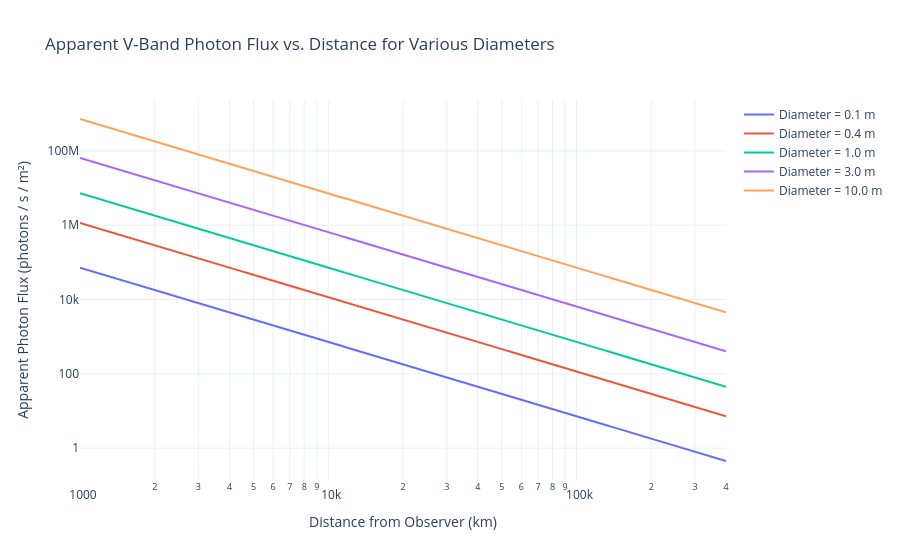
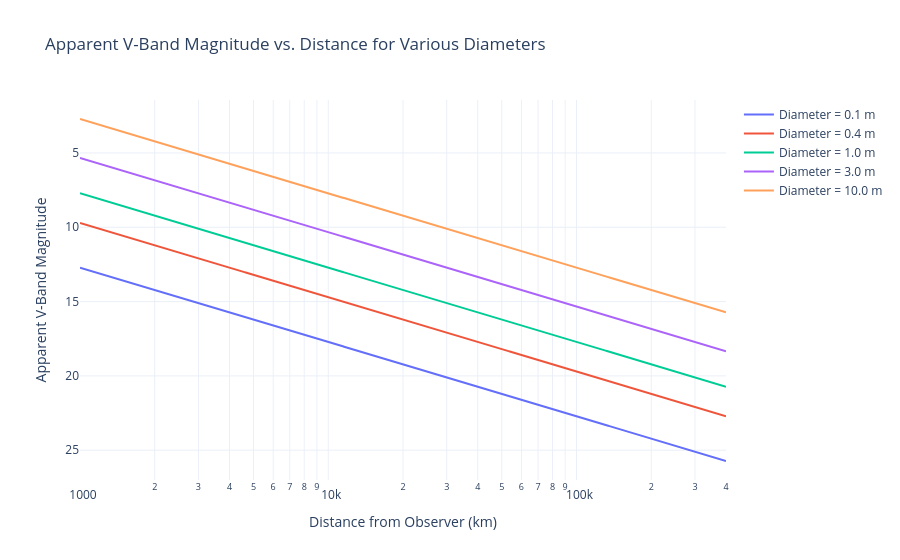

These figures' notebook cell, in order:
### Code cell
%run plot_satellite_brighness.py

### Figure 1 — Plotly figure (JSON) as saved in the notebook; plotly's stock layout.template omitted (floating-point values rounded to 4 significant figures; data arrays with more than 128 entries replaced by an {"elided": "..."} marker saying what was removed)
{"data": [{"mode": "lines", "name": "Diameter = 0.1 m", "type": "scatter", "x": {"elided": "500 float values"}, "y": {"elided": "500 float values"}}, {"mode": "lines", "name": "Diameter = 0.4 m", "type": "scatter", "x": {"elided": "500 float values"}, "y": {"elided": "500 float values"}}, {"mode": "lines", "name": "Diameter = 1.0 m", "type": "scatter", "x": {"elided": "500 float values"}, "y": {"elided": "500 float values"}}, {"mode": "lines", "name": "Diameter = 3.0 m", "type": "scatter", "x": {"elided": "500 float values"}, "y": {"elided": "500 float values"}}, {"mode": "lines", "name": "Diameter = 10.0 m", "type": "scatter", "x": {"elided": "500 float values"}, "y": {"elided": "500 float values"}}], "layout": {"autosize": true, "title": {"text": "Apparent V-Band Photon Flux vs. Distance for Various Diameters"}, "xaxis": {"autorange": true, "range": [3.0, 5.602], "title": {"text": "Distance from Observer (km)"}, "type": "log"}, "yaxis": {"autorange": true, "range": [-0.8577, 9.369], "title": {"text": "Apparent Photon Flux (photons / s / m²)"}, "type": "log"}}}

### Figure 2 — Plotly figure (JSON) as saved in the notebook; plotly's stock layout.template omitted (floating-point values rounded to 4 significant figures; data arrays with more than 128 entries replaced by an {"elided": "..."} marker saying what was removed)
{"data": [{"mode": "lines", "name": "Diameter = 0.1 m", "type": "scatter", "x": {"elided": "500 float values"}, "y": {"elided": "500 float values"}}, {"mode": "lines", "name": "Diameter = 0.4 m", "type": "scatter", "x": {"elided": "500 float values"}, "y": {"elided": "500 float values"}}, {"mode": "lines", "name": "Diameter = 1.0 m", "type": "scatter", "x": {"elided": "500 float values"}, "y": {"elided": "500 float values"}}, {"mode": "lines", "name": "Diameter = 3.0 m", "type": "scatter", "x": {"elided": "500 float values"}, "y": {"elided": "500 float values"}}, {"mode": "lines", "name": "Diameter = 10.0 m", "type": "scatter", "x": {"elided": "500 float values"}, "y": {"elided": "500 float values"}}], "layout": {"autosize": true, "title": {"text": "Apparent V-Band Magnitude vs. Distance for Various Diameters"}, "xaxis": {"autorange": true, "range": [3.0, 5.602], "title": {"text": "Distance from Observer (km)"}, "type": "log"}, "yaxis": {"autorange": true, "range": [27.0, 1.437], "title": {"text": "Apparent V-Band Magnitude"}, "type": "linear"}}}
